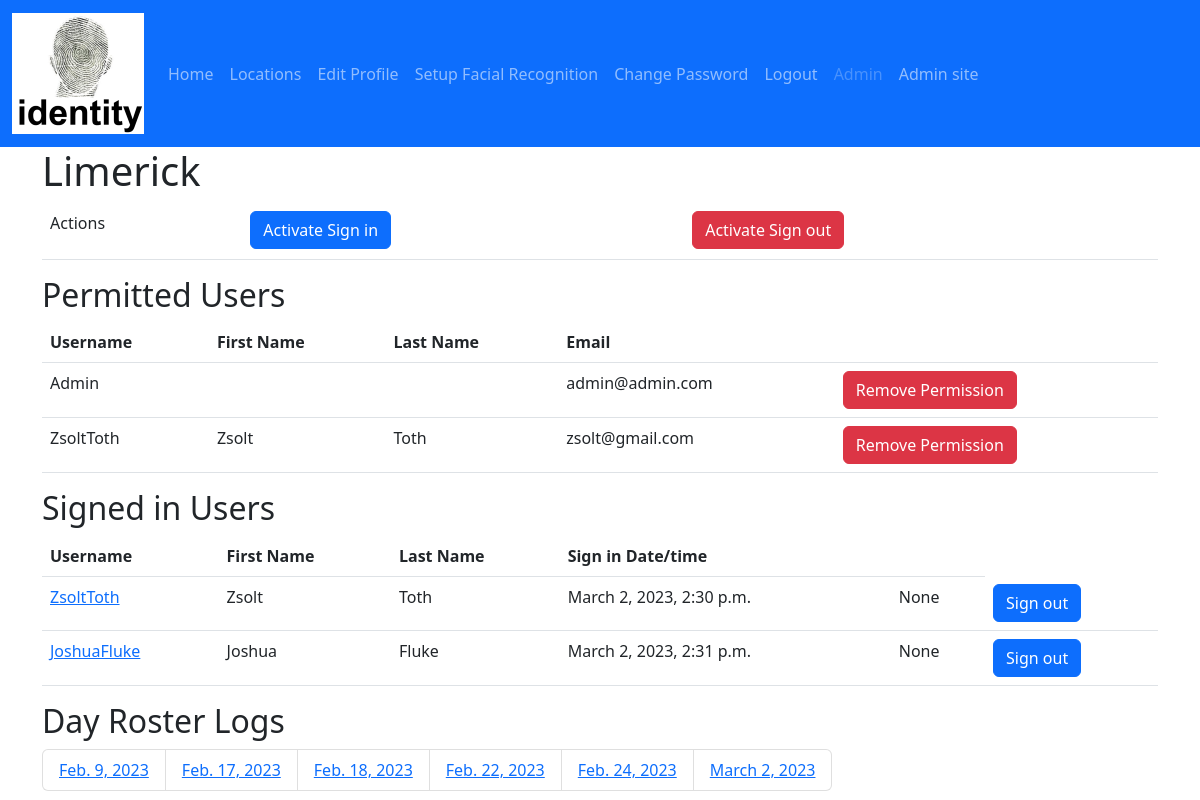
/locations/1/ (signed in), run on an earlier commit of the app's database.
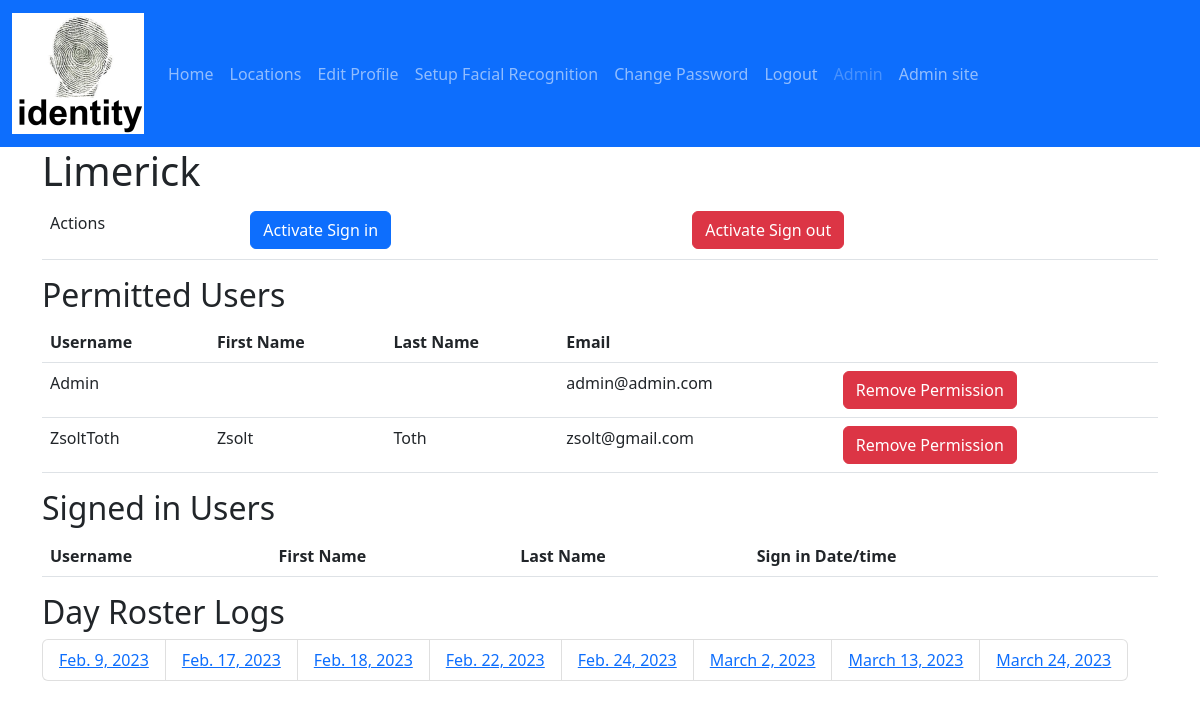
And on a later commit of the database.
### identity/models.py (models this page shows, shortened)
class LocationPermission(models.Model):
    location = models.ForeignKey(Location, on_delete=models.CASCADE)
    user_account = models.ForeignKey(
        settings.AUTH_USER_MODEL,
        on_delete=models.CASCADE,
    )

class UserAccount(AbstractUser):
    is_face_recognition_enabled = models.BooleanField(default=False)
    is_twin = models.BooleanField(default=False)
    telephone = models.CharField(max_length=20, blank=True)

class Roster(models.Model):
    id = models.AutoField(primary_key=True)
    location = models.ForeignKey(Location, on_delete=models.CASCADE)
    sign_in_date = models.DateTimeField('date signed in', auto_now_add=True)
    sign_out_date = models.DateTimeField('date signed out', blank=True, null=True)
    user_account = models.ForeignKey(
        settings.AUTH_USER_MODEL,
        on_delete=models.CASCADE,
    )

### identity/views.py (the view)
# urls.py: path('locations/<int:location_id>/',views.location_details, name='details'),
@login_required
@permission_required('identity.change_location', raise_exception=True)
def location_details(request, location_id):
    location = get_object_or_404(Location, pk=location_id)
    location_active_sign_ins: list = Roster.objects.filter(
        location=location, sign_out_date__isnull=True)
    location_day_roster_logs: list = Roster.objects.filter(
        location=location).values_list('sign_in_date__date', flat=True).distinct()
    context = {
        'location': location,
        'location_active_sign_ins': location_active_sign_ins,
        'location_day_roster_logs': location_day_roster_logs,
    }
    return render(request, 'locations/details.html', context)

### identity/templates/locations/details.html (shortened to what this page needs)
{% extends "master.html" %}
{% block content %}
    <h1>{{ location.name }}</h1>
    <table class="table" aria-describedby="my-desc">
        <tr>
            <td>
                <p id="my-desc">Actions</p>
            </td>
            <td>
                {% if perms.identity.activate_sign_in %}
                    <a class="btn btn-primary" href="{% url 'sign_in' location.id %}">Activate Sign in</a>
                {% endif %}
            </td>
            <td>
                {% if perms.identity.activate_sign_out %}
                    <a class="btn btn-danger" href="{% url 'sign_out' location.id %}">Activate Sign out</a>
                {% endif %}
            </td>
        </tr>
    </table>
    <h2 id="my-desc">Permitted Users</h2>
    {% if location.locationpermission_set.all %}
        <table class="table" aria-describedby="my-desc">
            <tr>
                <th>Username</th>
                <th>First Name</th>
                <th>Last Name</th>
                <th>Email</th>
                <th>
                </th>
            </tr>
            {% for location_permission in location.locationpermission_set.all %}
                <tr>
                    <td>{{ location_permission.user_account.username }}</td>
                    <td>{{ location_permission.user_account.first_name }}</td>
                    <td>{{ location_permission.user_account.last_name }}</td>
                    <td>{{ location_permission.user_account.email }}</td>
                    <td>
                        <a class="btn btn-danger"
                           href="{% url 'remove-permission' location_permission.location.id location_permission.user_account.id %}">Remove Permission</a>
                    </td>
                </tr>
            {% endfor %}
        </table>
    {% else %}
        <p>No Permissions are set for this location.</p>
    {% endif %}
    <h2 id="roster-desc">Signed in Users</h2>
    {% if location.roster_set.all %}
        <table class="table" aria-describedby="roster-desc">
            <tr>
                <th>Username</th>
                <th>First Name</th>
                <th>Last Name</th>
                <th>Sign in Date/time</th>
                <th>
                </th>
            </tr>
            {% for roster in location_active_sign_ins %}
                <tr>
                    <td>
                        <a href="{% url 'user-account-details' roster.user_account.id %}">{{ roster.user_account.username }}</a>
                    </td>
                    <td>{{ roster.user_account.first_name }}</td>
                    <td>{{ roster.user_account.last_name }}</td>
                    <td>{{ roster.sign_in_date }}</td>
                    <td>{{ roster.sign_out_date }}</td>
                    <td>
                        <a class="btn btn-primary" href="{% url 'force-sign-out' roster.id %}">Sign out</a>
                    </td>
                </tr>
            {% endfor %}
        </table>
    {% else %}
        <p>
            No active user sign-ins for this location.
        </p>
    {% endif %}
    <h2 id="day-roster-desc" class="sm">
        Day Roster Logs
    </h2>
    {% if location_day_roster_logs %}
        <ul class="list-group list-group-horizontal">
            {% for location_day_roster_log in location_day_roster_logs %}
                <li class="list-group-item">
                    <a href="{% url 'roster-details' location.id location_day_roster_log %}">{{ location_day_roster_log }}</a>
                </li>
            {% endfor %}
        </ul>
    {% else %}
        <p>
            No Day Roster Logs for this location.
        </p>
    {% endif %}
{% endblock content %}

What changed in the data, as far as the page shows it:
no longer on this page (row edited): Roster: user_account.username "ZsoltToth", user_account.first_name "Zsolt", user_account.last_name "Toth", sign_in_date "March 2, 2023, 2:30 p.m.", sign_out_date "None"
no longer on this page (row edited): Roster: user_account.username "JoshuaFluke", user_account.first_name "Joshua", user_account.last_name "Fluke", sign_in_date "March 2, 2023, 2:31 p.m.", sign_out_date "None"
Also different on the page:
new list line: "March 13, 2023"
new list line: "March 24, 2023"
